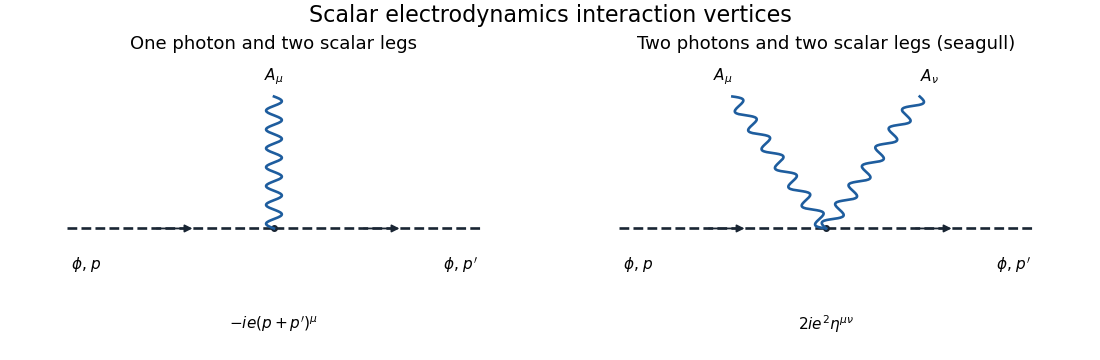

Python code for this plot:
"""Original diagrams; Python 3.14, NumPy 2.3.5, Matplotlib 3.10.7.
Run in the desired output directory. A caller-supplied MPLCONFIGDIR is retained.
"""
import os
from pathlib import Path
os.environ.setdefault("MPLCONFIGDIR", str(Path.cwd() / ".mplconfig"))
import matplotlib
matplotlib.use("Agg")
import matplotlib.pyplot as plt
import numpy as np
from matplotlib.patches import FancyArrowPatch

def line(ax,a,b,kind="fermion",flow=1):
 a=np.asarray(a,dtype=float);b=np.asarray(b,dtype=float)
 if kind=="photon":
  v=b-a;length=np.linalg.norm(v);normal=np.array([-v[1],v[0]])/length
  t=np.linspace(0,1,250);xy=a[None,:]+t[:,None]*v[None,:]+.016*np.sin(2*np.pi*7*t)[:,None]*normal[None,:]
  ax.plot(xy[:,0],xy[:,1],color="#1e5d9e",lw=1.9)
 else:
  ax.plot([a[0],b[0]],[a[1],b[1]],color="#192533",lw=1.9,ls="--" if kind=="scalar" else "-")
  if flow:
   c=a+.42*(b-a);d=a+.62*(b-a)
   if flow<0:c,d=d,c
   ax.add_patch(FancyArrowPatch(c,d,arrowstyle="-|>",mutation_scale=11,color="#192533",lw=1.3))

def setup(ax,title):
 ax.set_xlim(0,1);ax.set_ylim(0,1);ax.set_aspect("auto");ax.axis("off");ax.set_title(title,fontsize=13,pad=8)
def dot(ax,p):ax.plot(*p,"o",color="#192533",ms=4)
def label(ax,p,text,ha="center"):ax.text(*p,text,ha=ha,va="center",fontsize=11)
def exchange(ax,title,out3=3,out4=4,anti=False,boson="scalar",scalar=False):
 setup(ax,title);v=(.47,.67);z=(.47,.3);ends=[(.08,.9),(.88,.9),(.08,.08),(.88,.08)]
 line(ax,ends[0],v,"scalar" if scalar else "fermion",1)
 line(ax,v,ends[1],"scalar" if scalar else "fermion",1)
 line(ax,ends[2],z,"scalar" if scalar else "fermion",-1 if anti else 1)
 line(ax,z,ends[3],"scalar" if scalar else "fermion",-1 if anti else 1)
 line(ax,v,z,boson,0);dot(ax,v);dot(ax,z)
 particle=r"\phi" if scalar else r"\psi";ap=r"\bar\phi" if scalar else r"\bar\psi"
 for p,text in zip([(.16,.94),(.79,.94),(.16,.025),(.79,.025)],[f"${particle}_1$ in",f"${particle}_{out3}$ out",f"${ap if anti else particle}_2$ in",f"${ap if anti else particle}_{out4}$ out"]):label(ax,p,text)
def annihilation(ax,title,scalar=False,boson="scalar"):
 setup(ax,title);v=(.32,.5);z=(.68,.5);ends=[(.08,.85),(.08,.15),(.92,.85),(.92,.15)];kind="scalar" if scalar else "fermion"
 for a,b,flow in [(ends[0],v,1),(ends[1],v,-1),(z,ends[2],1),(z,ends[3],-1)]:line(ax,a,b,kind,flow)
 line(ax,v,z,boson,0);dot(ax,v);dot(ax,z)
 particle=r"\phi" if scalar else r"\psi";ap=r"\bar\phi" if scalar else r"\bar\psi"
 for p,text in zip([(.16,.94),(.16,.04),(.84,.94),(.84,.04)],[f"${particle}_1$ in",f"${ap}_2$ in",f"${particle}_3$ out",f"${ap}_4$ out"]):label(ax,p,text)

fig,axes=plt.subplots(1,2,figsize=(11,3.6),dpi=100,facecolor="white")
for ax in axes:
 setup(ax,"");v=(.5,.43);line(ax,(.08,.43),v,"scalar",1);line(ax,v,(.92,.43),"scalar",1);dot(ax,v);label(ax,(.12,.3),r"$\phi$, $p$");label(ax,(.88,.3),r"$\phi$, $p'$ ")
line(axes[0],(.5,.43),(.5,.9),"photon",0);label(axes[0],(.5,.97),r"$A_\mu$");label(axes[0],(.5,.09),r"$-ie(p+p')^\mu$")
line(axes[1],(.5,.43),(.31,.9),"photon",0);line(axes[1],(.5,.43),(.69,.9),"photon",0);label(axes[1],(.29,.97),r"$A_\mu$");label(axes[1],(.71,.97),r"$A_\nu$");label(axes[1],(.5,.09),r"$2ie^2\eta^{\mu\nu}$")
axes[0].set_title("One photon and two scalar legs",fontsize=13,pad=14);axes[1].set_title("Two photons and two scalar legs (seagull)",fontsize=13,pad=14)
fig.suptitle("Scalar electrodynamics interaction vertices",fontsize=16,y=.99)
fig.subplots_adjust(left=.025,right=.975,bottom=.03,top=.81,wspace=.12)
fig.savefig(Path.cwd()/"paper-41-scalar-qed-vertices.png",dpi=100,facecolor="white",transparent=False)
plt.close(fig)
